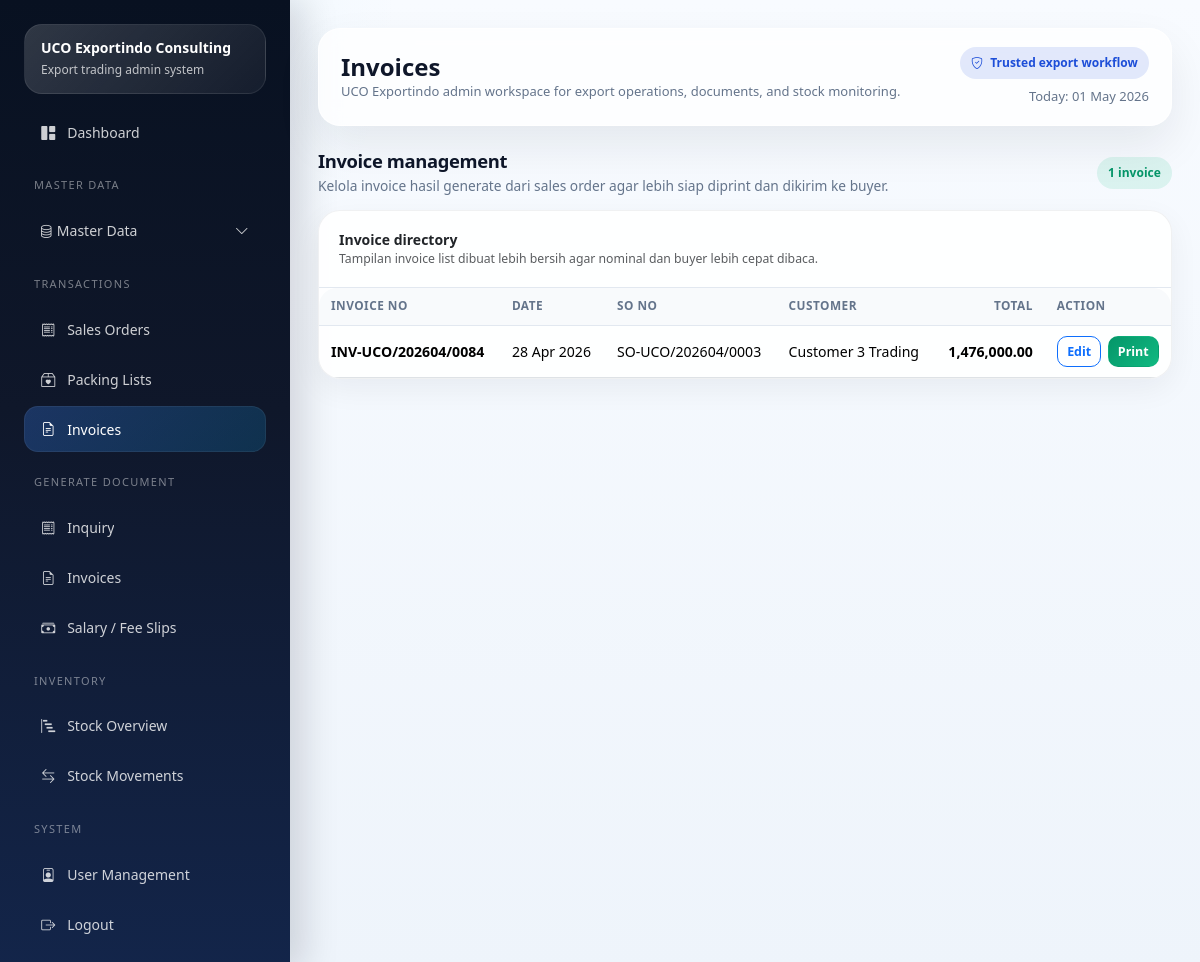
The app's page /index.php/transactions/invoices (signed in) with its own data.
### tables this page shows
CREATE TABLE IF NOT EXISTS `invoices` (
  `id` int NOT NULL AUTO_INCREMENT,
  `sales_order_id` int NOT NULL,
  `invoice_no` varchar(50) NOT NULL,
  `invoice_date` date NOT NULL,
  `notes` text,
  `total_amount` decimal(18,2) NOT NULL DEFAULT '0.00',
  `created_at` timestamp NULL DEFAULT CURRENT_TIMESTAMP,
  PRIMARY KEY (`id`),
  UNIQUE KEY `invoice_no` (`invoice_no`),
  KEY `fk_inv_so` (`sales_order_id`),
  CONSTRAINT `fk_inv_so` FOREIGN KEY (`sales_order_id`) REFERENCES `sales_orders` (`id`) ON DELETE CASCADE
);

CREATE TABLE IF NOT EXISTS `sales_orders` (
  `id` int NOT NULL AUTO_INCREMENT,
  `so_no` varchar(50) NOT NULL,
  `order_date` date NOT NULL,
  `customer_id` int NOT NULL,
  `currency_id` int DEFAULT NULL,
  `incoterm_id` int DEFAULT NULL,
  `payment_term_id` int DEFAULT NULL,
  `warehouse_id` int DEFAULT NULL,
  `destination_port` varchar(150) DEFAULT NULL,
  `remarks` text,
  `created_by` int DEFAULT NULL,
  `total_amount` decimal(18,2) NOT NULL DEFAULT '0.00',
  `status` enum('DRAFT','CONFIRMED','SHIPPED') NOT NULL DEFAULT 'DRAFT',
  `created_at` timestamp NULL DEFAULT CURRENT_TIMESTAMP,
  PRIMARY KEY (`id`),
  UNIQUE KEY `so_no` (`so_no`),
  KEY `fk_so_customer` (`customer_id`),
  KEY `fk_so_currency` (`currency_id`),
  KEY `fk_so_incoterm` (`incoterm_id`),
  KEY `fk_so_payment_term` (`payment_term_id`),
  KEY `fk_so_warehouse` (`warehouse_id`),
  KEY `fk_so_user` (`created_by`),
  CONSTRAINT `fk_so_currency` FOREIGN KEY (`currency_id`) REFERENCES `currencies` (`id`) ON DELETE SET NULL,
  CONSTRAINT `fk_so_customer` FOREIGN KEY (`customer_id`) REFERENCES `customers` (`id`),
  CONSTRAINT `fk_so_incoterm` FOREIGN KEY (`incoterm_id`) REFERENCES `incoterms` (`id`) ON DELETE SET NULL,
  CONSTRAINT `fk_so_payment_term` FOREIGN KEY (`payment_term_id`) REFERENCES `payment_terms` (`id`) ON DELETE SET NULL,
  CONSTRAINT `fk_so_user` FOREIGN KEY (`created_by`) REFERENCES `users` (`id`) ON DELETE SET NULL,
  CONSTRAINT `fk_so_warehouse` FOREIGN KEY (`warehouse_id`) REFERENCES `warehouses` (`id`) ON DELETE SET NULL
);

CREATE TABLE IF NOT EXISTS `customers` (
  `id` int NOT NULL AUTO_INCREMENT,
  `customer_code` varchar(50) DEFAULT NULL,
  `company_name` varchar(150) NOT NULL,
  `pic_name` varchar(100) DEFAULT NULL,
  `email` varchar(100) DEFAULT NULL,
  `phone` varchar(50) DEFAULT NULL,
  `address` text,
  `country` varchar(100) DEFAULT NULL,
  `is_active` tinyint(1) NOT NULL DEFAULT '1',
  PRIMARY KEY (`id`)
);

### application/core/MY_Controller.php (called while the page is built, shortened)
<?php
class MY_Controller extends CI_Controller
{
    protected $user;
    public function __construct()
    {
        $this->user = $this->session->userdata('user');
    }
    protected function render($view, $data = [], $layout = 'admin')
    {
        $data['current_user'] = $this->user;
        $this->load->view('templates/admin_header', $data);
        $this->load->view($view, $data);
        $this->load->view('templates/admin_footer', $data);
    }
}

### application/controllers/Transactions.php (called while the page is built, shortened)
<?php
class Transactions extends MY_Controller
{
    public function invoices()
    {
        $data['page_title'] = 'Invoices';
        $data['edit'] = $this->input->get('edit') ? $this->inv->get($this->input->get('edit')) : null;
        $data['rows'] = $this->inv->rows();
        $this->render('admin/transactions/invoices', $data);
    }
}

### index.php (called while the page is built, shortened)
<?php
require BASEPATH . 'core/CodeIgniter.php';

### application/models/Invoice_model.php (called while the page is built, shortened)
<?php
class Invoice_model extends CI_Model
{
    public function rows()
    {
        return $this->db->query("SELECT inv.*, so.so_no, c.company_name FROM invoices inv LEFT JOIN sales_orders so ON so.id=inv.sales_order_id LEFT JOIN customers c ON c.id=so.customer_id ORDER BY inv.id DESC")->result_array();
    }
}

### application/helpers/uco_helper.php (called while the page is built, shortened)
<?php
function e($str)
{
    return htmlspecialchars((string)$str, ENT_QUOTES, 'UTF-8');
}
function format_date_id($date)
{
    return date('d M Y', strtotime($date));
}
function format_money($amount, $decimals = 2)
{
    return number_format((float)$amount, $decimals, '.', ',');
}

### application/views/admin/transactions/invoices.php (the view, shortened to what this page needs)
<div class="section-block">
    <div class="section-head">
        <div>
            <h3>Invoice management</h3>
            <p>Kelola invoice hasil generate dari sales order agar lebih siap diprint dan dikirim ke buyer.</p>
        </div>
        <span class="badge-soft badge-soft-success"><?= is_array($rows) ? count($rows) : 0; ?> invoice</span>
    </div>
    <div class="card shadow-sm">
        <div class="card-header">
            <strong>Invoice directory</strong>
            <div class="text-muted small">Tampilan invoice list dibuat lebih bersih agar nominal dan buyer lebih cepat dibaca.</div>
        </div>
        <div class="card-body p-0">
            <div class="table-responsive">
                <table class="table table-sm mb-0 align-middle">
                    <thead>
                        <tr>
                            <th>Invoice No</th>
                            <th>Date</th>
                            <th>SO No</th>
                            <th>Customer</th>
                            <th class="text-end">Total</th>
                            <th class="action-cell">Action</th>
                        </tr>
                    </thead>
                    <tbody>
                        <?php if (!$rows): ?>
                            <tr><td colspan="6" class="empty-state">Belum ada data invoice.</td></tr>
                        <?php else: foreach ($rows as $row): ?>
                            <tr>
                                <td class="fw-semibold"><?= e($row['invoice_no']); ?></td>
                                <td><?= format_date_id($row['invoice_date']); ?></td>
                                <td><?= e($row['so_no']); ?></td>
                                <td><?= e($row['company_name']); ?></td>
                                <td class="text-end fw-semibold"><?= format_money($row['total_amount']); ?></td>
                                <td class="action-cell">
                                    <div class="table-action-group">
                                        <a href="<?= site_url('transactions/invoices?edit=' . $row['id']); ?>" class="btn btn-sm btn-outline-primary">Edit</a>
                                        <a href="<?= site_url('transactions/print-invoice/' . $row['id']); ?>" target="_blank" class="btn btn-sm btn-success">Print</a>
                                    </div>
                                </td>
                            </tr>
                        <?php endforeach; endif; ?>
                    </tbody>
                </table>
            </div>
        </div>
    </div>
</div>

### assets/css2/app.css (style rules this page uses)
:root { --uco-navy: #0f172a; --uco-navy-2: #111c44; --uco-blue: #1d4ed8; --uco-cyan: #0ea5e9; --uco-green: #10b981; --uco-warning: #f59e0b; --uco-danger: #ef4444; --uco-light: #f8fafc; --uco-line: #e2e8f0; --uco-text: #0f172a; --uco-muted: #64748b; --uco-card: #ffffff; --uco-shadow: 0 20px 45px rgba(15, 23, 42, .08); }
html, body { height: 100%; }
body { font-size: 14px; color: var(--uco-text); background: radial-gradient(circle at top left, rgba(14, 165, 233, .08), transparent 26%), linear-gradient(180deg, #f8fbff 0%, #eef4fb 100%); }
a { text-decoration: none; }
.glass-card, .card, .login-card, .public-soft-card { border: 1px solid rgba(15, 23, 42, .06) !important; border-radius: 22px !important; box-shadow: var(--uco-shadow) !important; }
.card, .glass-card { background: rgba(255,255,255,.9); overflow: hidden; }
.card .card-header { background: transparent !important; border-bottom: 1px solid var(--uco-line); padding: 18px 20px; }
.card .card-body { padding: 20px; }
.table-responsive { border-radius: 18px; }
.table-sm td, .table-sm th { vertical-align: middle; padding: .85rem .9rem; }
.table thead th { background: #f8fafc; color: #334155; font-size: 12px; text-transform: uppercase; letter-spacing: .03em; border-bottom: 1px solid var(--uco-line); }
.badge-soft { padding: .45rem .7rem; border-radius: 999px; font-weight: 600; font-size: 12px; }
.badge-soft-success { background: rgba(16,185,129,.12); color: #059669; }
.section-block { margin-bottom: 24px; }
.section-head { display: flex; justify-content: space-between; gap: 14px; align-items: end; margin-bottom: 14px; }
.section-head h3 { font-size: 1.05rem; margin: 0; font-weight: 700; }
.section-head p { margin: 4px 0 0; color: var(--uco-muted); font-size: 13px; }
.btn { border-radius: 14px; padding: .62rem 1rem; font-weight: 600; }
.btn-success { background: linear-gradient(135deg, #059669, #10b981); border-color: transparent; }
.table-action-group { display: flex; flex-wrap: wrap; gap: 8px; }

### application/views/templates/admin_header.php (style rules this page uses)
html { overflow-y: scroll; }
body { overflow-x: hidden; }
.section-block { margin-bottom: 1.35rem; }
.section-head { display: flex; align-items: center; justify-content: space-between; gap: 1rem; margin-bottom: .85rem; }
.section-head h3 { margin-bottom: .15rem; font-size: 1.15rem; font-weight: 800; letter-spacing: -.02em; }
.section-head p { margin-bottom: 0; font-size: .86rem; color: #64748b; }
.card { border: 1px solid rgba(15, 23, 42, .08); border-radius: 18px; }
.card.shadow-sm { box-shadow: 0 10px 30px rgba(15, 23, 42, .055) !important; }
.card-body { padding: 1.1rem; }
.btn { border-radius: 11px; font-weight: 700; display: inline-flex; align-items: center; justify-content: center; gap: .35rem; }
.btn-sm { min-height: 31px; padding: .28rem .58rem; border-radius: 10px; font-size: .78rem; line-height: 1.1; white-space: nowrap; }
.table-responsive { overflow-x: auto; }
.table { --bs-table-bg: transparent; font-size: .88rem; }
.table > :not(caption) > * > * { padding: .62rem .75rem; vertical-align: middle; }
.table thead th { font-size: .74rem; text-transform: uppercase; letter-spacing: .04em; color: #64748b; background: #f8fafc; border-bottom: 1px solid #e2e8f0; white-space: nowrap; }
.table-action-group, .action-buttons { display: inline-flex; align-items: center; flex-wrap: nowrap; gap: .38rem; white-space: nowrap; }
.table td.action-cell, .table th.action-cell { width: 1%; white-space: nowrap; }

### records on screen
invoices: invoice_no "INV-UCO/202604/0084", invoice_date "28 Apr 2026", sales_order.so_no "SO-UCO/202604/0003", customers.company_name "Customer 3 Trading", total_amount "1,476,000.00"

### other values on screen
$page_title "Invoices"
count($rows) "1"
